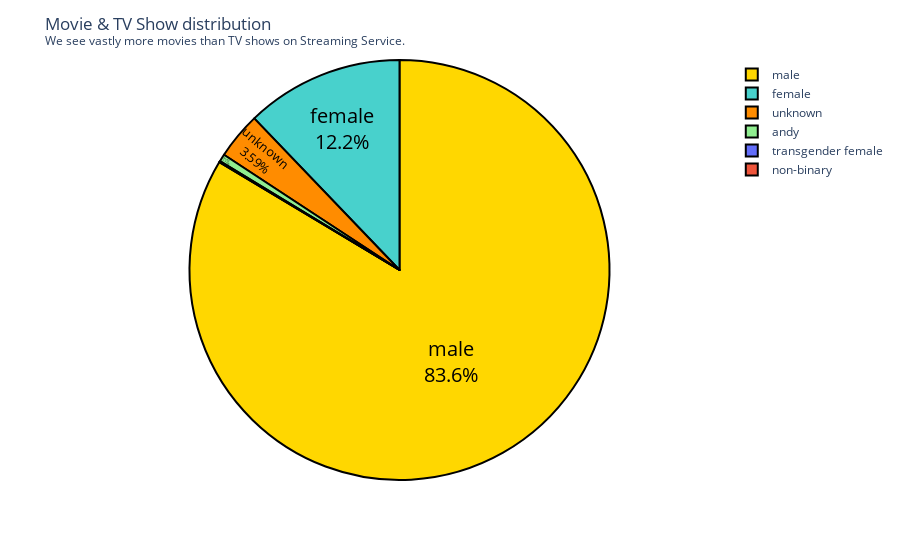

This figure's notebook cell:
### Code cell
order = pd.DataFrame(df.groupby('gender')['count'].sum().sort_values(ascending=False))
order

fig = px.pie(order, values='count', names=order.index)
colors = ['gold', 'mediumturquoise', 'darkorange', 'lightgreen']
fig.update_traces(textposition='inside', textinfo='percent+label', textfont_color='#000000', textfont_size=20, marker=dict(colors=colors, line=dict(color='#000000', width=2)))
fig.update_layout(title_text='Movie & TV Show distribution<br><sup>We see vastly more movies than TV shows on Streaming Service.</sup>')
fig.show()

### Figure 1 — Plotly figure (JSON) as saved in the notebook; plotly's stock layout.template omitted (floating-point values rounded to 4 significant figures)
{"data": [{"domain": {"x": [0, 1], "y": [0, 1]}, "hovertemplate": "gender=%{label}<br>count=%{value}<extra></extra>", "labels": ["male", "female", "unknown", "andy", "transgender female", "non-binary"], "legendgroup": "", "marker": {"colors": ["gold", "mediumturquoise", "darkorange", "lightgreen"], "line": {"color": "#000000", "width": 2}}, "name": "", "showlegend": true, "textfont": {"color": "#000000", "size": 20}, "textinfo": "percent+label", "textposition": "inside", "type": "pie", "values": [5954, 866, 256, 41, 4, 2]}], "layout": {"legend": {"tracegroupgap": 0}, "margin": {"t": 60}, "title": {"text": "Movie & TV Show distribution<br><sup>We see vastly more movies than TV shows on Streaming Service.</sup>"}}}
